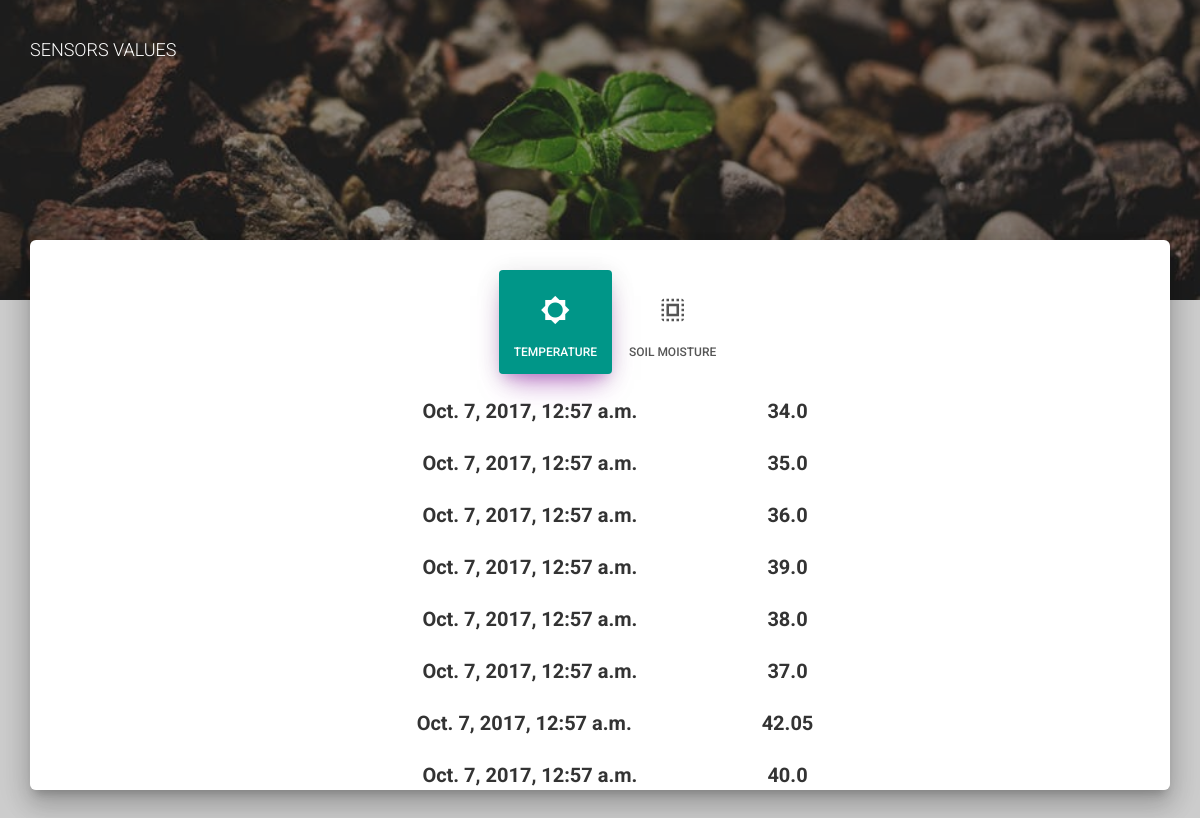
Screenshot of /users/sensors/ with the database file from the repository.
### polls/models.py (models this page shows, shortened)
class temp_read(models.Model):
    temp = models.CharField(max_length=5)
    dt = models.DateTimeField(default=datetime.now(),)

### users/views.py (the view)
def sensors(request):
    temp_list = temp_read.objects.all()
    soil_list = soil_moisture.objects.all()
    water_list = water_level.objects.all()
    return render(request, 'users/sensors.html',
            {'temp_list': temp_list, 'soil_list': soil_list, 'water_list': water_list, })

### users/templates/users/sensors.html (shortened to what this page needs)
<!doctype html>
<html lang="en">
<head>
    {% load staticfiles %}
	<link rel="stylesheet" href="https://maxcdn.bootstrapcdn.com/font-awesome/latest/css/font-awesome.min.css" />
    <link href="{% static 'users/signup_login/assets/css/bootstrap.min.css' %}" rel="stylesheet" />
    <link href="{% static 'users/signup_login/assets/css/material-kit.css' %}" rel="stylesheet"/>
</head>
<body class="landing-page">
    <nav class="navbar navbar-transparent navbar-absolute">
    	<div class="container">
        	<div class="navbar-header">
        		<a class="navbar-brand">SENSORS VALUES</a>
        	</div>
    	</div>
    </nav>
    <div class="wrapper">
        <div class="header header-filter" style="background-image: url('{% static 'users/signup_login/assets/img/examples/sensor_back.jpeg' %}'); height:300px;">
        </div>
		<div class="main main-raised" style="height: 550px; overflow:scroll;">
			<div class="container">
                <div style="height:30px"> </div>
                <div class="row">
                    <div class="col-md-6 col-md-offset-3">
                        <div class="profile-tabs">
                            <div class="nav-align-center">
                                <ul class="nav nav-pills" role="tablist">
                                    <li class="active">
                                        <a href="#studio" role="tab" data-toggle="tab">
                                            <i class="material-icons">brightness_low</i>
                                            Temperature
                                        </a>
                                        <br>
                                    </li>
                                    <li>
                                        <a href="#work" role="tab" data-toggle="tab">
                                            <i class="material-icons">select_all</i>
                                            Soil Moisture
                                        </a>
                                        <br>
                                    </li>
                                </ul>
                                <div class="tab-content gallery">
                                    <div class="tab-pane active" id="studio">
                                    	{% if temp_list %}
                							{% for db in temp_list %}
                								<p style="font-size: 20px;"><b>{{db.dt}} &emsp;&emsp;&emsp;&emsp;&emsp;&emsp; {{db.temp}}</b></p><br>
			                				{% endfor %}
            			    			{%else%}
                							<p> no data available </p>
                						{% endif %}
                                    </div>
                                </div>
                            </div>
                        </div>
                    </div>
	        </div>
		</div>
	</div>
</body>
</html>

### rows the page displays
temp_read: dt "Oct. 7, 2017, 12:57 a.m.", temp "34.0"
temp_read: dt "Oct. 7, 2017, 12:57 a.m.", temp "35.0"
temp_read: dt "Oct. 7, 2017, 12:57 a.m.", temp "36.0"
temp_read: dt "Oct. 7, 2017, 12:57 a.m.", temp "39.0"
temp_read: dt "Oct. 7, 2017, 12:57 a.m.", temp "38.0"
temp_read: dt "Oct. 7, 2017, 12:57 a.m.", temp "37.0"
temp_read: dt "Oct. 7, 2017, 12:57 a.m.", temp "42.05"
temp_read: dt "Oct. 7, 2017, 12:57 a.m.", temp "40.0"
